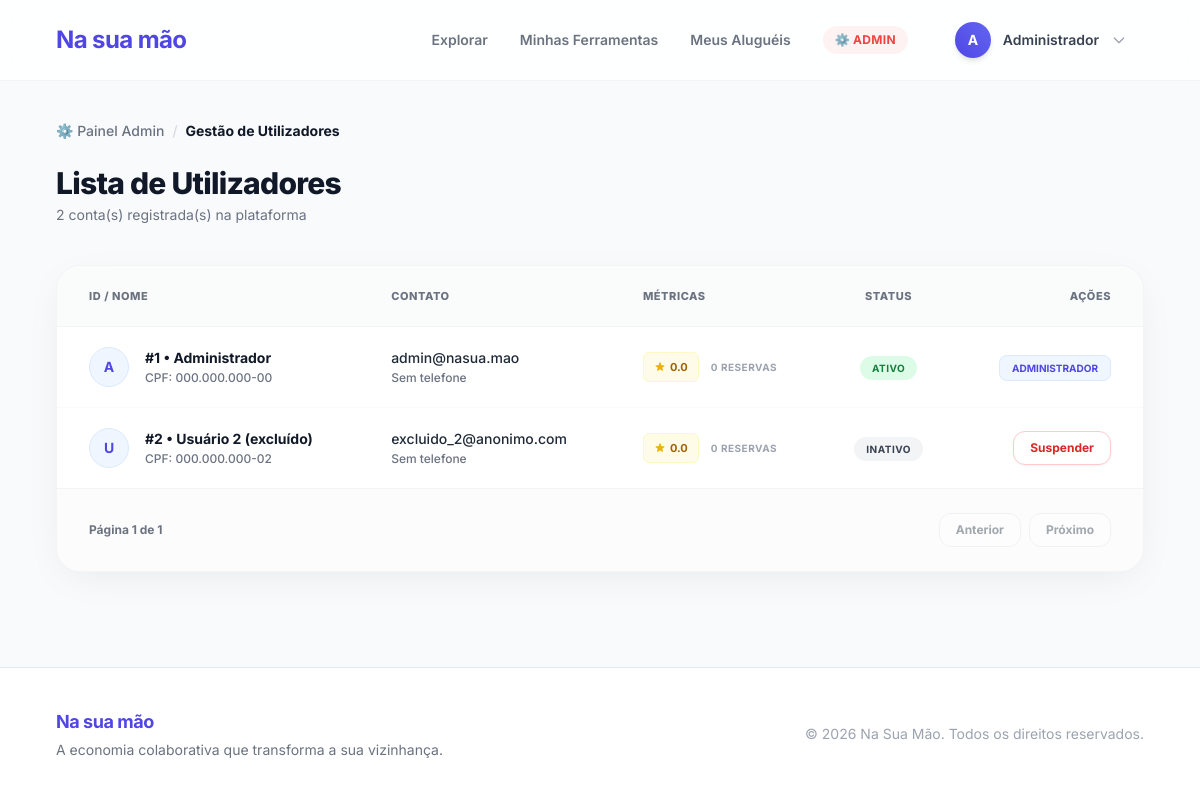
Screenshot of /admin/usuarios (signed in) with the database file from the repository.
### models/models.py (models this page shows)
class Usuario(Base):
    __tablename__ = "usuarios"
    id_usuario = Column(Integer, primary_key=True, index=True)
    nome = Column(String(100), nullable=False)
    email = Column(String(100), unique=True, index=True, nullable=False)
    senha = Column(String(255), nullable=False)
    cpf = Column(String(14), unique=True, nullable=False)
    cep = Column(String(9), nullable=True)
    telefone = Column(String(15), nullable=True)
    reputacao_acumulada = Column(Numeric(3, 1), default=0.0)
    tipo_perfil = Column(SAEnum(TipoPerfil), default=TipoPerfil.AMBOS)
    data_cadastro = Column(DateTime(timezone=True), server_default=func.now())
    latitude = Column(Float, nullable=True)
    longitude = Column(Float, nullable=True)
    data_nascimento = Column(Date, nullable=False)
    bairro = Column(String(100), nullable=True)
    endereco = Column(String(255), nullable=True)
    foto = Column(String(255), nullable=True)
    total_alugueis = Column(Integer, default=0)
    status_conta = Column(String(20), default="ativo")
    is_admin = Column(Boolean, default=False)
    ferramentas = relationship("Ferramenta", back_populates="locador")
    reservas_como_locatario = relationship("Reserva", back_populates="locatario", foreign_keys="Reserva.id_locatario")

### src/controllers/admin_controller.py (the view)
@router.get("/usuarios", response_class=HTMLResponse)
async def listar_usuarios(
    request: Request,
    page: int = 1,
    limit: int = 50,
    db: Session = Depends(get_db),
    admin: Usuario = Depends(require_admin)
):
    offset = (page - 1) * limit
    total_usuarios = db.query(Usuario).count()
    usuarios = db.query(Usuario).offset(offset).limit(limit).all()
    return templates.TemplateResponse("admin/usuarios.html", {
        "request": request,
        "usuario": admin,
        "usuarios": usuarios,
        "page": page,
        "limit": limit,
        "total_usuarios": total_usuarios,
        "total_paginas": (total_usuarios + limit - 1) // limit
    })

### templates/admin/usuarios.html (shortened to what this page needs)
{% extends "base.html" %}
{% block content %}
<div class="mb-10">
  <div class="flex items-center gap-2 text-sm text-gray-500 mb-6">
    <a href="/admin/" class="hover:text-primary-600 font-medium transition-colors">⚙️ Painel Admin</a>
    <span class="text-gray-300">/</span>
    <span class="text-gray-900 font-bold">Gestão de Utilizadores</span>
  </div>
  <div class="flex flex-col md:flex-row md:items-end justify-between gap-4">
    <div>
      <h1 class="text-3xl font-extrabold text-gray-900 tracking-tight">Lista de Utilizadores</h1>
      <p class="text-sm text-gray-500 mt-1">{{ usuarios|length }} conta(s) registrada(s) na plataforma</p>
    </div>
  </div>
</div>
<div class="bg-white rounded-3xl shadow-soft border border-gray-100 overflow-hidden">
  <div class="overflow-x-auto">
    <table class="w-full text-left text-sm text-gray-600 min-w-[800px] border-collapse">
      <thead class="bg-gray-50/80 border-b border-gray-100 text-gray-900">
        <tr>
          <th class="px-8 py-5 font-extrabold uppercase tracking-wider text-[11px] text-gray-500">ID / Nome</th>
          <th class="px-8 py-5 font-extrabold uppercase tracking-wider text-[11px] text-gray-500">Contato</th>
          <th class="px-8 py-5 font-extrabold uppercase tracking-wider text-[11px] text-gray-500">Métricas</th>
          <th class="px-8 py-5 font-extrabold uppercase tracking-wider text-[11px] text-gray-500 text-center">Status</th>
          <th class="px-8 py-5 font-extrabold uppercase tracking-wider text-[11px] text-gray-500 text-right">Ações</th>
        </tr>
      </thead>
      <tbody class="divide-y divide-gray-50">
        {% for u in usuarios %}
        <tr class="hover:bg-gray-50/50 transition-colors group">
          <td class="px-8 py-5">
            <div class="flex items-center gap-4">
              <div class="w-10 h-10 rounded-full bg-primary-50 text-primary-600 flex items-center justify-center font-bold text-sm border border-primary-100 group-hover:bg-primary-100 transition-colors">
                {{ u.nome[0].upper() }}
              </div>
              <div>
                <p class="font-bold text-gray-900 mb-0.5">#{{ u.id_usuario }} • {{ u.nome }}</p>
                <p class="text-xs text-gray-500 font-medium">CPF: {{ u.cpf }}</p>
              </div>
            </div>
          </td>
          <td class="px-8 py-5">
            <p class="font-medium text-gray-800 mb-0.5">{{ u.email }}</p>
            <p class="text-xs text-gray-500 font-medium">{{ u.telefone or 'Sem telefone' }}</p>
          </td>
          <td class="px-8 py-5">
            <div class="flex items-center gap-3">
              <div class="inline-flex items-center gap-1 bg-yellow-50 text-yellow-700 px-2.5 py-1 rounded-md text-[11px] font-bold border border-yellow-100">
                {{ "%.1f"|format(u.reputacao_acumulada) }}
              </div>
              <p class="text-[10px] text-gray-400 uppercase font-bold tracking-wider">{{ u.total_alugueis }} reservas</p>
            </div>
          </td>
          <td class="px-8 py-5 text-center">
            {% if u.status_conta == 'ativo' %}
              <span class="bg-green-100 text-green-700 px-3 py-1.5 rounded-full text-[10px] font-bold uppercase tracking-wider">Ativo</span>
            {% elif u.status_conta == 'suspenso' %}
              <span class="bg-red-100 text-red-700 px-3 py-1.5 rounded-full text-[10px] font-bold uppercase tracking-wider">Suspenso</span>
            {% else %}
              <span class="bg-gray-100 text-gray-700 px-3 py-1.5 rounded-full text-[10px] font-bold uppercase tracking-wider">{{ u.status_conta }}</span>
            {% endif %}
          </td>
          <td class="px-8 py-5 text-right">
            {% if not u.is_admin and u.status_conta != 'suspenso' %}
            <form method="POST" action="/admin/usuarios/{{ u.id_usuario }}/suspender" class="inline-block">
              <button type="submit" onclick="return confirm('Tem certeza que deseja suspender temporariamente o usuário {{ u.nome }}?')"
                      class="text-xs text-red-600 bg-white hover:bg-red-600 hover:text-white border border-red-200 px-4 py-2 rounded-xl font-bold transition-colors shadow-sm">
                Suspender
              </button>
            </form>
            {% elif u.is_admin %}
              <span class="text-[10px] text-primary-600 font-bold bg-primary-50 px-3 py-1.5 rounded-lg border border-primary-100">ADMINISTRADOR</span>
            {% endif %}
          </td>
        </tr>
        {% endfor %}
      </tbody>
    </table>
<div class="px-8 py-6 border-t border-gray-100 flex items-center justify-between bg-gray-50/50">
  <p class="text-xs text-gray-500 font-bold">
    Página {{ page }} de {{ total_paginas }}
  </p>
  <div class="flex gap-2">
    <a href="?page={{ page - 1 }}"
       class="px-4 py-2 bg-white border border-gray-200 rounded-xl text-xs font-bold text-gray-600 hover:bg-gray-100 transition-all {% if page <= 1 %}pointer-events-none opacity-50{% endif %}">
       Anterior
    </a>
    <a href="?page={{ page + 1 }}"
       class="px-4 py-2 bg-white border border-gray-200 rounded-xl text-xs font-bold text-gray-600 hover:bg-gray-100 transition-all {% if page >= total_paginas %}pointer-events-none opacity-50{% endif %}">
       Próximo
    </a>
  </div>
</div>
  </div>
</div>
{% endblock %}

### templates/base.html (shortened to what this page needs)
<!DOCTYPE html>
<html lang="pt-PT">
<head>
  <script src="https://cdn.tailwindcss.com"></script>
</head>
<body class="bg-[#f8fafc] flex flex-col min-h-screen font-sans text-gray-800 antialiased selection:bg-primary-100 selection:text-primary-700">
<nav class="bg-white/85 backdrop-blur-md border-b border-gray-100 sticky top-0 z-50 transition-all duration-300">
  <div class="max-w-6xl mx-auto px-4 sm:px-6 lg:px-8">
    <div class="flex justify-between items-center h-20">
      <a href="/" class="flex items-center gap-2 text-2xl font-bold text-primary-600 hover:text-primary-700 transition tracking-tight">
        Na sua mão
      </a>
      <div class="hidden md:flex items-center gap-8">
        <a href="/" class="text-sm font-semibold text-gray-500 hover:text-primary-600 transition-colors">Explorar</a>
        {% if usuario %}
          <a href="/minhas-ferramentas" class="text-sm font-semibold text-gray-500 hover:text-primary-600 transition-colors">Minhas Ferramentas</a>
          <a href="/meus-alugueis" class="text-sm font-semibold text-gray-500 hover:text-primary-600 transition-colors">Meus Aluguéis</a>
          {% if usuario.is_admin %}
            <a href="/admin/" class="text-xs font-bold text-red-500 hover:text-red-600 bg-red-50 px-3 py-1.5 rounded-full transition-colors tracking-wide uppercase">⚙️ Admin</a>
          {% endif %}
          <div class="relative group ml-2">
            <button class="flex items-center gap-3 hover:bg-gray-50 p-1.5 pr-4 rounded-full border border-transparent hover:border-gray-200 transition-all cursor-pointer">
              <div class="w-9 h-9 rounded-full bg-gradient-to-tr from-primary-600 to-primary-500 text-white flex items-center justify-center font-bold text-sm shadow-md">
                {{ usuario.nome[0].upper() }}
              </div>
              <span class="text-sm font-semibold text-gray-700">{{ usuario.nome.split()[0] }}</span>
              <svg class="w-4 h-4 text-gray-400" fill="none" stroke="currentColor" viewBox="0 0 24 24"><path stroke-linecap="round" stroke-linejoin="round" stroke-width="2" d="M19 9l-7 7-7-7"></path></svg>
            </button>
          </div>
        {% endif %}
      </div>
    </div>
  </div>
</nav>
<main class="flex-grow max-w-6xl mx-auto w-full px-4 sm:px-6 lg:px-8 py-10">
  {% block content %}{% endblock %}
</main>
<footer class="bg-white border-t border-gray-200 mt-auto py-10">
  <div class="max-w-6xl mx-auto px-4 sm:px-6 lg:px-8 flex flex-col md:flex-row justify-between items-center gap-6">
    <div class="text-center md:text-left">
      <p class="font-bold text-lg text-primary-600 mb-1 tracking-tight">Na sua mão</p>
      <p class="text-gray-500 text-sm">A economia colaborativa que transforma a sua vizinhança.</p>
    </div>
    <div class="text-gray-400 text-sm text-center md:text-right">
      <p>© 2026 Na Sua Mão. Todos os direitos reservados.</p>
    </div>
  </div>
</footer>
</body>
</html>

### rows the page displays
Usuario: nome "A", nome "Administrador", id_usuario "1", cpf "000.000.000-00", email "admin@nasua.mao", telefone "Sem telefone", reputacao_acumulada "0.0", total_alugueis "0", status_conta "ATIVO", is_admin "ADMINISTRADOR"
Usuario: nome "U", id_usuario "2", nome "Usuário 2 (excluído)", cpf "000.000.000-02", email "excluido_2@anonimo.com", telefone "Sem telefone", reputacao_acumulada "0.0", total_alugueis "0", status_conta "INATIVO"

### other values shown
{{ usuarios|length }} "2"
{{ page }} "1"
{{ total_paginas }} "1"
